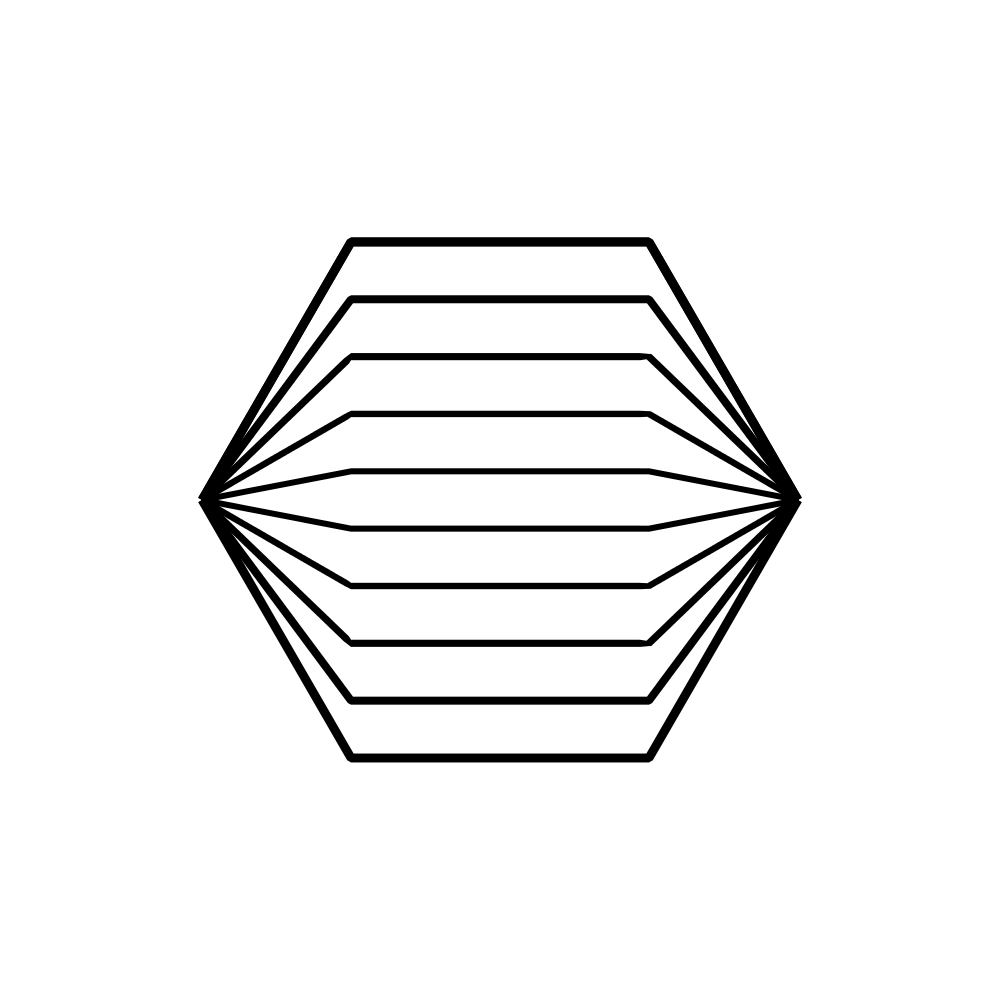

Here is the Python script that generated this plot:
from PVG          import *
from curvebuilder import *

canvas = Canvas()

(line1,line2) = Circle().polygon(6).close().split(2)
canvas.draw([line.line(0.1) for line in (line1,line2)],Color.green())

for t in usamples(10):
    canvas.draw(CurveBuilder.interline(line1,line2.reverse(),t).line(0.01),Color.red(0.5))

canvas.save("main_interline.png")

